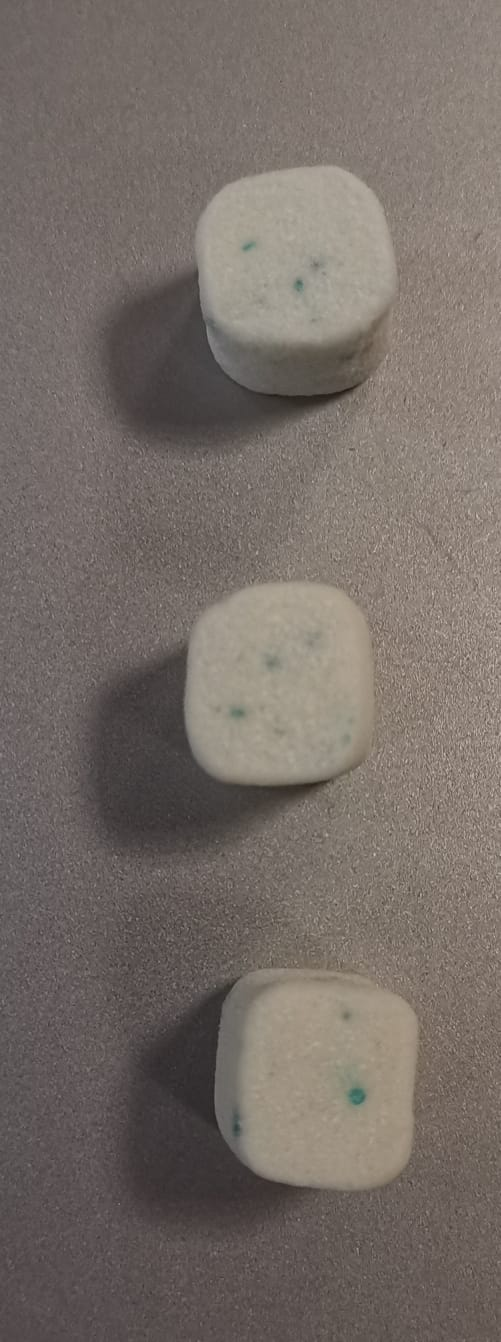
#> input picture Pixel_Value_Frecuency/chicles4.jpg, 501 x 1342 px
$ python Pixel_Value_Frecuency.py
#> lines starting #> are read from the running program, lines starting #| are printed output that depends on the picture
import numpy as np
import cv2
import matplotlib.pyplot as plot

ima_1 = cv2.imread("chicles4.jpg")
#> ima_1 is the input picture: shape (1342, 501, 3); mean B, G, R 103.1, 109, 118.2
ima_1_res = cv2.resize(ima_1,(500,600))
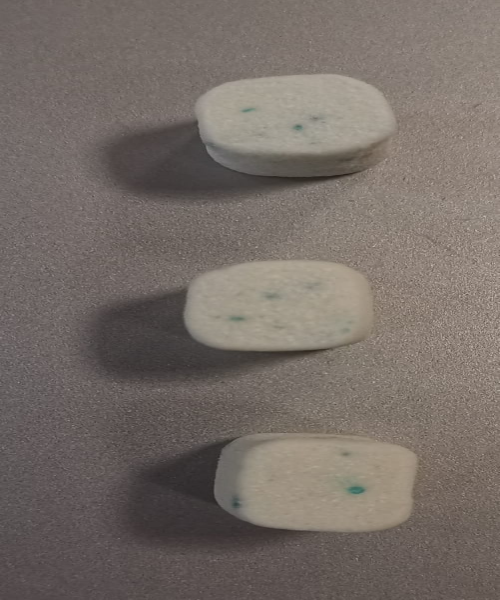
#> ima_1_res: shape (600, 500, 3); mean B, G, R 102.9, 108.9, 118
ima_1_res = np.array(ima_1_res , dtype= float)
M , N , L = ima_1_res.shape
#> M = 600; N = 500; L = 3

conteo = [0] * 256
E_D_G = np.zeros((M,N), np.uint8)
for M2 in range(M):
     for N2 in range(N):
        valor_pixel = int((ima_1_res[M2, N2, 2] * 0.299) + (ima_1_res[M2, N2, 1] * 0.587) + (ima_1_res[M2, N2, 0] * 0.114))
        if(valor_pixel >=145) and (valor_pixel <= 180):
            E_D_G[M2, N2] = valor_pixel
        else:
            E_D_G[M2, N2] = 0
        conteo[valor_pixel] += 1
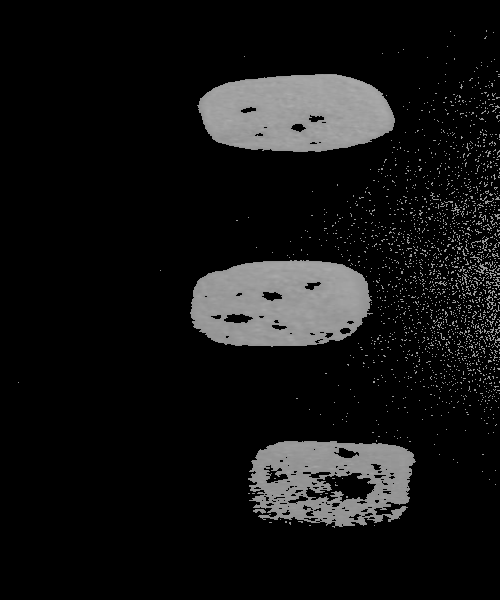
#> E_D_G: shape (600, 500); min 0, max 180, mean 20
#> after the loop, conteo = 256 values, max 5985 at index 108, min 0 at index 0, mean 1171.9


print(conteo)
#> (printed output is left out)
fig, ax = plot.subplots()
#ax.hist(conteo)
ax.stem(conteo)
plot.show()
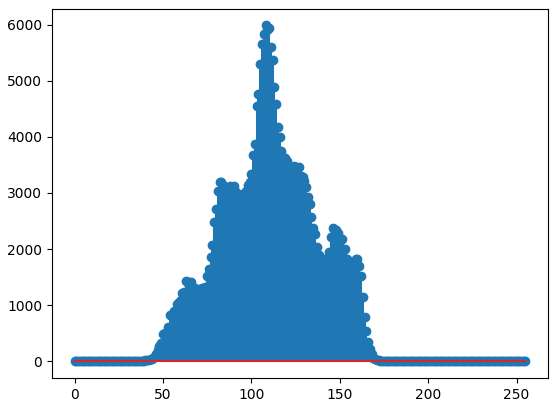
#> figure drawn by matplotlib, 1 panel; curve peaks at x = 108, y = 5985

cv2.imshow("Chicles", E_D_G)
cv2.waitKey(0) #Espera una tecla
cv2.destroyAllWindows() #Finaliza procesos
